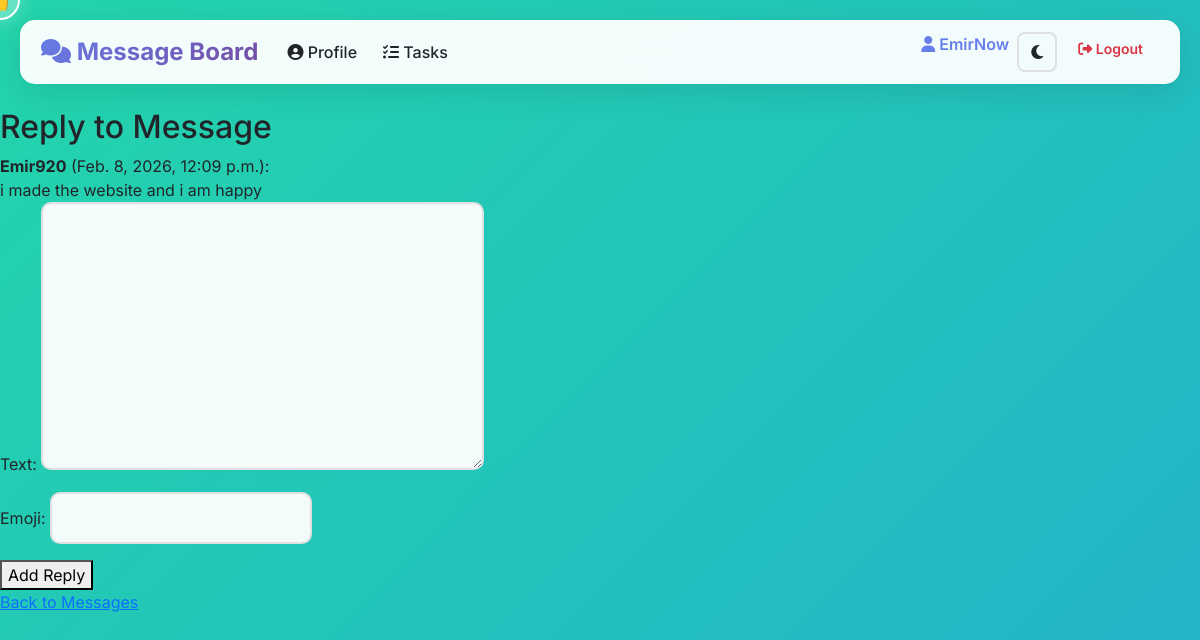
Page /6/reply/ (signed in) on the committed database.
### messaging/models.py (models this page shows, shortened)
class Message(models.Model):
    text = models.TextField()
    author = models.ForeignKey(User, on_delete=models.CASCADE)
    timestamp = models.DateTimeField(auto_now_add=True)
    like_count = models.IntegerField(default=0)
    laugh_count = models.IntegerField(default=0)
    sad_count = models.IntegerField(default=0)
    fire_count = models.IntegerField(default=0)
    thumbs_up_count = models.IntegerField(default=0)
    angry_count = models.IntegerField(default=0)

### messaging/views.py (the view)
# urls.py: path('<int:message_id>/reply/', views.add_reply, name='add_reply'),
@login_required
def add_reply(request, message_id):
    message = get_object_or_404(Message, id=message_id)
    if request.method == 'POST':
        form = ReplyForm(request.POST)
        if form.is_valid():
            reply = form.save(commit=False)
            reply.message = message
            reply.author = request.user
            reply.save()
            return redirect('message_list')
    else:
        form = ReplyForm()
    return render(request, 'messaging/add_reply.html', {'form': form, 'message': message})

### messaging/forms.py
class ReplyForm(forms.ModelForm):
    class Meta:
        model = Reply
        fields = ['text', 'emoji']

### messaging/templates/messaging/add_reply.html (shortened to what this page needs)
{% extends 'messaging/base.html' %}
{% block content %}
<h2>Reply to Message</h2>
<div class="message">
    <strong>{{ message.author }}</strong> ({{ message.timestamp }}):<br>
    {{ message.text }}
</div>
<form method="post">
    {{ form.as_p }}
    <button type="submit">Add Reply</button>
</form>
<a href="{% url 'message_list' %}">Back to Messages</a>
{% endblock %}

### messaging/templates/messaging/base.html (shortened to what this page needs)
<!DOCTYPE html>
<html lang="en">
<head>
    <link href="https://cdn.jsdelivr.net/npm/bootstrap@5.3.0/dist/css/bootstrap.min.css" rel="stylesheet">
    <link rel="stylesheet" href="https://cdnjs.cloudflare.com/ajax/libs/font-awesome/6.4.0/css/all.min.css">
    {% load static %}
    <link rel="stylesheet" href="{% static 'css/theme.css' %}">
</head>
<body>
    <div class="cursor-follower" id="cursorFollower"></div>
    <nav class="navbar navbar-expand-lg mb-4">
        <div class="container-fluid">
            <a class="navbar-brand" href="{% url 'message_list' %}">
                <i class="fas fa-comments"></i> Message Board
            </a>
            <div class="collapse navbar-collapse" id="navbarNav">
                <ul class="navbar-nav me-auto">
                    {% if user.is_authenticated %}
                    <li class="nav-item">
                        <a class="nav-link" href="{% url 'profile' user.username %}">
                            <i class="fas fa-user-circle"></i> Profile
                        </a>
                    </li>
                    <li class="nav-item">
                        <a class="nav-link" href="{% url 'task_list' %}">
                            <i class="fas fa-tasks"></i> Tasks
                        </a>
                    </li>
                    {% endif %}
                </ul>
                <ul class="navbar-nav ms-auto">
                    {% if user.is_authenticated %}
                    <li class="nav-item">
                        <span class="navbar-text">
                            <i class="fas fa-user"></i> {{ user.username }}
                        </span>
                    </li>
                    <li class="nav-item">
                        <button id="themeToggle" class="theme-toggle nav-link p-2 ms-2" title="Toggle Dark Mode">
                            <i class="fas fa-moon"></i>
                        </button>
                    </li>
                    <li class="nav-item">
                        <form method="post" action="{% url 'logout' %}" class="d-inline">
                            <button type="submit" class="btn btn-sm btn-outline-danger">
                                <i class="fas fa-sign-out-alt"></i> Logout
                            </button>
                        </form>
                    </li>
                    {% endif %}
                </ul>
            </div>
        </div>
    </nav>
    {% block content %}{% endblock %}
</body>
</html>

### messaging/static/css/theme.css (style rules this page uses)
:root { --bg-primary: linear-gradient(-45deg, #ee7752, #e73c7e, #23a6d5, #23d5ab); --bg-secondary: rgba(255, 255, 255, 0.95); --text-primary: #212529; --text-secondary: #6c757d; --border-color: #e0e0e0; --shadow-light: 0 8px 32px rgba(0, 0, 0, 0.1); --shadow-hover: 0 16px 48px rgba(0, 0, 0, 0.15); --primary-gradient: linear-gradient(135deg, #667eea 0%, #764ba2 100%); --success-gradient: linear-gradient(135deg, #11998e 0%, #38ef7d 100%); --danger-gradient: linear-gradient(135deg, #f5576c 0%, #e73c7e 100%); }
* { font-family: 'Inter', sans-serif; }
body { background: var(--bg-primary); background-size: 400% 400%; min-height: 100vh; padding-top: 20px; padding-bottom: 20px; animation: gradient-shift 15s ease infinite; color: var(--text-primary); transition: background 0.3s ease, color 0.3s ease; }
.navbar { background: var(--bg-secondary) !important; backdrop-filter: blur(10px); box-shadow: var(--shadow-light); border-radius: 15px; margin: 0 20px 30px 20px; border: 1px solid rgba(255, 255, 255, 0.2); color: var(--text-primary); }
.navbar-brand { font-size: 1.5rem; font-weight: 700; background: var(--primary-gradient); -webkit-background-clip: text; -webkit-text-fill-color: transparent; background-clip: text; }
.nav-link { color: var(--text-primary) !important; font-weight: 500; transition: all 0.3s ease; margin: 0 5px; border-radius: 8px; }
textarea, input[type="text"], input[type="email"], input[type="password"], select { border: 2px solid var(--border-color) !important; border-radius: 10px !important; padding: 0.75rem !important; transition: all 0.3s ease !important; font-size: 1rem !important; background: var(--bg-secondary); color: var(--text-primary); }
.theme-toggle { background: none; border: 2px solid var(--border-color); border-radius: 50%; width: 40px; height: 40px; display: flex; align-items: center; justify-content: center; cursor: pointer; transition: all 0.3s ease; }

### messaging/templates/messaging/base.html (style rules this page uses)
:root { --primary-gradient: linear-gradient(135deg, #667eea 0%, #764ba2 100%); --secondary-gradient: linear-gradient(135deg, #f093fb 0%, #f5576c 100%); --success-gradient: linear-gradient(135deg, #11998e 0%, #38ef7d 100%); --dark-bg: #0f0f1e; }
* { font-family: 'Inter', sans-serif; }
body { background: linear-gradient(-45deg, #ee7752, #e73c7e, #23a6d5, #23d5ab); background-size: 400% 400%; min-height: 100vh; padding-top: 20px; padding-bottom: 20px; animation: gradient-shift 15s ease infinite; cursor: default; }
.navbar { background: rgba(255, 255, 255, 0.95) !important; backdrop-filter: blur(10px); box-shadow: 0 8px 32px rgba(0, 0, 0, 0.1); border-radius: 15px; margin: 0 20px 30px 20px; border: 1px solid rgba(255, 255, 255, 0.2); }
.navbar-brand { font-size: 1.5rem; font-weight: 700; background: var(--primary-gradient); -webkit-background-clip: text; -webkit-text-fill-color: transparent; background-clip: text; }
.nav-link { font-weight: 500; transition: all 0.3s ease; margin: 0 5px; border-radius: 8px; }
.navbar-text { font-weight: 600; color: #667eea !important; }
.container, .container-fluid { padding: 0 20px; }
.btn { border-radius: 10px; font-weight: 600; padding: 0.6rem 1.5rem; transition: all 0.3s ease; border: none; }
.btn-sm { padding: 0.4rem 1rem; font-size: 0.875rem; }
.btn-outline-danger { transition: all 0.3s ease; }
textarea, input[type="text"], input[type="email"], input[type="password"] { border: 2px solid #e0e0e0 !important; border-radius: 10px !important; padding: 0.75rem !important; transition: all 0.3s ease !important; font-size: 1rem !important; }
.message { animation: slideIn 0.3s ease-out; }
.cursor-follower { position: fixed; width: 40px; height: 40px; background: rgba(255, 255, 255, 0.3); border: 2px solid #fff; border-radius: 50%; pointer-events: none; z-index: 9999; transition: transform 0.1s ease-out; display: flex; align-items: center; justify-content: center; font-size: 20px; box-shadow: 0 0 20px rgba(255, 255, 255, 0.3); }
.cursor-follower::after { content: '👆'; }

### rows in the picture
Message: author "Emir920", timestamp "Feb. 8, 2026, 12:09 p.m.", text "i made the website and i am happy"

### other values in the picture
{{ user.username }} "EmirNow"
